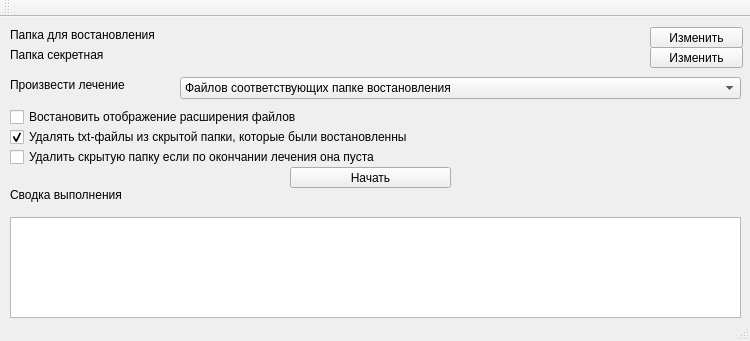
<?xml version="1.0" encoding="UTF-8"?>
<ui version="4.0">
 <class>MainWindow</class>
 <widget class="QMainWindow" name="MainWindow">
  <property name="geometry">
   <rect>
    <x>0</x>
    <y>0</y>
    <width>750</width>
    <height>341</height>
   </rect>
  </property>
  <property name="windowTitle">
   <string>MainWindow</string>
  </property>
  <widget class="QWidget" name="centralWidget">
   <widget class="QLabel" name="Address_text">
    <property name="geometry">
     <rect>
      <x>10</x>
      <y>10</y>
      <width>161</width>
      <height>16</height>
     </rect>
    </property>
    <property name="text">
     <string>Папка для востановления </string>
    </property>
   </widget>
   <widget class="QLabel" name="Address">
    <property name="geometry">
     <rect>
      <x>170</x>
      <y>10</y>
      <width>471</width>
      <height>20</height>
     </rect>
    </property>
    <property name="text">
     <string/>
    </property>
   </widget>
   <widget class="QPushButton" name="Address_Change">
    <property name="geometry">
     <rect>
      <x>650</x>
      <y>10</y>
      <width>93</width>
      <height>21</height>
     </rect>
    </property>
    <property name="text">
     <string>Изменить</string>
    </property>
   </widget>
   <widget class="QLabel" name="Mode_text">
    <property name="geometry">
     <rect>
      <x>10</x>
      <y>60</y>
      <width>161</width>
      <height>16</height>
     </rect>
    </property>
    <property name="text">
     <string>Произвести лечение         </string>
    </property>
   </widget>
   <widget class="QComboBox" name="Mode">
    <property name="geometry">
     <rect>
      <x>180</x>
      <y>60</y>
      <width>561</width>
      <height>22</height>
     </rect>
    </property>
    <item>
     <property name="text">
      <string>Файлов соответствующих папке востановления</string>
     </property>
    </item>
    <item>
     <property name="text">
      <string>Всех файлов</string>
     </property>
    </item>
   </widget>
   <widget class="QTextEdit" name="Log">
    <property name="enabled">
     <bool>true</bool>
    </property>
    <property name="geometry">
     <rect>
      <x>10</x>
      <y>200</y>
      <width>731</width>
      <height>101</height>
     </rect>
    </property>
    <property name="tabChangesFocus">
     <bool>false</bool>
    </property>
    <property name="readOnly">
     <bool>true</bool>
    </property>
   </widget>
   <widget class="QPushButton" name="Start">
    <property name="geometry">
     <rect>
      <x>290</x>
      <y>150</y>
      <width>161</width>
      <height>21</height>
     </rect>
    </property>
    <property name="text">
     <string>Начать</string>
    </property>
   </widget>
   <widget class="QCheckBox" name="Option_1">
    <property name="enabled">
     <bool>true</bool>
    </property>
    <property name="geometry">
     <rect>
      <x>10</x>
      <y>90</y>
      <width>431</width>
      <height>20</height>
     </rect>
    </property>
    <property name="tabletTracking">
     <bool>false</bool>
    </property>
    <property name="acceptDrops">
     <bool>false</bool>
    </property>
    <property name="text">
     <string>Востановить отображение расширения файлов</string>
    </property>
    <property name="checkable">
     <bool>true</bool>
    </property>
    <property name="checked">
     <bool>false</bool>
    </property>
   </widget>
   <widget class="QCheckBox" name="Option_2">
    <property name="geometry">
     <rect>
      <x>10</x>
      <y>110</y>
      <width>431</width>
      <height>20</height>
     </rect>
    </property>
    <property name="text">
     <string>Удалять txt-файлы из скрытой папки, которые были востановленны</string>
    </property>
    <property name="checked">
     <bool>true</bool>
    </property>
   </widget>
   <widget class="QCheckBox" name="Option_3">
    <property name="geometry">
     <rect>
      <x>10</x>
      <y>130</y>
      <width>431</width>
      <height>20</height>
     </rect>
    </property>
    <property name="text">
     <string>Удалить скрытую папку если по окончании лечения она пуста</string>
    </property>
    <property name="checked">
     <bool>false</bool>
    </property>
   </widget>
   <widget class="QLabel" name="Address_secret_text">
    <property name="geometry">
     <rect>
      <x>10</x>
      <y>30</y>
      <width>161</width>
      <height>16</height>
     </rect>
    </property>
    <property name="text">
     <string>Папка секретная</string>
    </property>
   </widget>
   <widget class="QLabel" name="Address_secret">
    <property name="geometry">
     <rect>
      <x>170</x>
      <y>30</y>
      <width>471</width>
      <height>20</height>
     </rect>
    </property>
    <property name="text">
     <string/>
    </property>
   </widget>
   <widget class="QPushButton" name="Address_secrert_Change">
    <property name="geometry">
     <rect>
      <x>650</x>
      <y>30</y>
      <width>93</width>
      <height>21</height>
     </rect>
    </property>
    <property name="text">
     <string>Изменить</string>
    </property>
   </widget>
   <widget class="QLabel" name="Address_secret_text_2">
    <property name="geometry">
     <rect>
      <x>10</x>
      <y>170</y>
      <width>161</width>
      <height>16</height>
     </rect>
    </property>
    <property name="text">
     <string>Сводка выполнения</string>
    </property>
   </widget>
  </widget>
  <widget class="QMenuBar" name="menuBar">
   <property name="geometry">
    <rect>
     <x>0</x>
     <y>0</y>
     <width>750</width>
     <height>26</height>
    </rect>
   </property>
  </widget>
  <widget class="QToolBar" name="mainToolBar">
   <attribute name="toolBarArea">
    <enum>TopToolBarArea</enum>
   </attribute>
   <attribute name="toolBarBreak">
    <bool>false</bool>
   </attribute>
  </widget>
  <widget class="QStatusBar" name="statusBar"/>
 </widget>
 <layoutdefault spacing="6" margin="11"/>
 <resources/>
 <connections/>
</ui>
